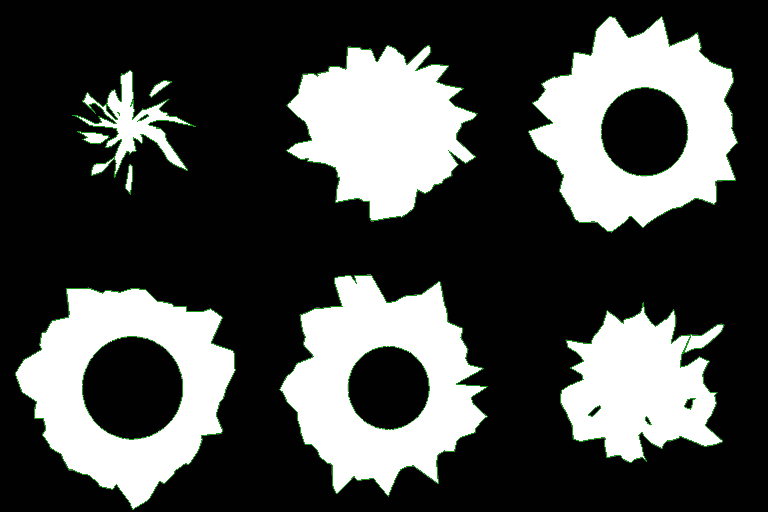

Source code (Python):
#!/usr/bin/env python

# Test vtkPolyDataToImageStencil with nested 3D surfaces and slice visualization.

# Factory overrides
import vtkmodules.vtkInteractionStyle  # noqa: F401
import vtkmodules.vtkRenderingFreeType  # noqa: F401
import vtkmodules.vtkRenderingOpenGL2  # noqa: F401

import math

from vtkmodules.vtkCommonCore import (
    VTK_UNSIGNED_CHAR,
    vtkBoxMuellerRandomSequence,
    vtkPoints,
)
from vtkmodules.vtkCommonDataModel import (
    vtkImageData,
    vtkPlane,
    vtkPolyData,
)
from vtkmodules.vtkCommonTransforms import vtkTransform
from vtkmodules.vtkFiltersCore import (
    vtkAppendPolyData,
    vtkCutter,
    vtkStripper,
    vtkTriangleFilter,
)
from vtkmodules.vtkFiltersGeneral import vtkTransformPolyDataFilter
from vtkmodules.vtkFiltersSources import vtkSphereSource
from vtkmodules.vtkImagingStencil import (
    vtkImageStencil,
    vtkPolyDataToImageStencil,
)
from vtkmodules.vtkInteractionStyle import vtkInteractorStyleImage
from vtkmodules.vtkRenderingCore import (
    vtkActor,
    vtkImageSlice,
    vtkImageSliceMapper,
    vtkPolyDataMapper,
    vtkRenderWindow,
    vtkRenderWindowInteractor,
    vtkRenderer,
)

spacing = [0.9765625, 0.9765625, 3.0]
origin = [-124.51171875, -124.51171875, -105.0]
extent = [0, 255, 0, 255, 0, 70]

# Create white 3D image
image = vtkImageData()
image.SetSpacing(spacing)
image.SetOrigin(origin)
image.SetExtent(extent)
image.AllocateScalars(VTK_UNSIGNED_CHAR, 1)
image.GetPointData().GetScalars().Fill(255)

# Sphere source
sphere_source = vtkSphereSource()
sphere_source.SetRadius(100)
sphere_source.SetPhiResolution(21)
sphere_source.SetThetaResolution(41)
sphere_source.Update()

triangle_filter = vtkTriangleFilter()
triangle_filter.SetInputConnection(sphere_source.GetOutputPort())
triangle_filter.Update()

# Add noise to sphere points
random_sequence = vtkBoxMuellerRandomSequence()
poly_data = vtkPolyData()
poly_data.DeepCopy(triangle_filter.GetOutput())
sphere_points = poly_data.GetPoints()
new_points = vtkPoints()
new_points.SetNumberOfPoints(sphere_points.GetNumberOfPoints())
for i in range(sphere_points.GetNumberOfPoints()):
    pt = list(sphere_points.GetPoint(i))
    r = math.exp(random_sequence.GetScaledValue(0.0, 0.1))
    random_sequence.Next()
    pt[0] *= r
    pt[1] *= r
    pt[2] *= r
    new_points.SetPoint(i, pt)
poly_data.SetPoints(new_points)

# Create triangle strips for second surface
stripper = vtkStripper()
stripper.SetInputConnection(triangle_filter.GetOutputPort())

transform = vtkTransform()
transform.Scale(0.49, 0.5, 0.6)
transform.Translate(9.111, -7.56, 1.0)
transform.RotateWXYZ(30, 1.0, 0.5, 0.0)

transform_filter = vtkTransformPolyDataFilter()
transform_filter.SetTransform(transform)
transform_filter.SetInputConnection(stripper.GetOutputPort())

# Append nested surfaces
append = vtkAppendPolyData()
append.SetInputData(poly_data)
append.AddInputConnection(transform_filter.GetOutputPort())

# Stencil from 3D surface
stencil_source = vtkPolyDataToImageStencil()
stencil_source.SetOutputOrigin(origin)
stencil_source.SetOutputSpacing(spacing)
stencil_source.SetOutputWholeExtent(extent)
stencil_source.SetInputConnection(append.GetOutputPort())

stencil = vtkImageStencil()
stencil.SetInputData(image)
stencil.SetStencilConnection(stencil_source.GetOutputPort())
stencil.Update()

# --- Pipeline 0: z_idx=3 ---
z_0 = 3 * spacing[2] + origin[2]

plane_0 = vtkPlane()
plane_0.SetNormal(0.0, 0.0, 1.0)
plane_0.SetOrigin(0.0, 0.0, z_0)

cutter_0 = vtkCutter()
cutter_0.SetInputConnection(append.GetOutputPort())
cutter_0.SetCutFunction(plane_0)
cutter_0.GenerateCutScalarsOff()

poly_mapper_0 = vtkPolyDataMapper()
poly_mapper_0.SetInputConnection(cutter_0.GetOutputPort())
poly_mapper_0.ScalarVisibilityOff()

poly_actor_0 = vtkActor()
poly_actor_0.SetMapper(poly_mapper_0)
poly_actor_0.GetProperty().SetDiffuse(0.0)
poly_actor_0.GetProperty().SetAmbient(1.0)
poly_actor_0.GetProperty().SetColor(0.1, 0.6, 0.1)
poly_actor_0.SetPosition(0.0, 0.0, 1.0)

slice_mapper_0 = vtkImageSliceMapper()
slice_mapper_0.SetOrientation(2)
slice_mapper_0.SetSliceNumber(3)
slice_mapper_0.SetInputConnection(stencil.GetOutputPort())

slice_actor_0 = vtkImageSlice()
slice_actor_0.GetProperty().SetColorWindow(255.0)
slice_actor_0.GetProperty().SetColorLevel(127.5)
slice_actor_0.GetProperty().SetInterpolationTypeToLinear()
slice_actor_0.SetMapper(slice_mapper_0)

# --- Pipeline 1: z_idx=14 ---
z_1 = 14 * spacing[2] + origin[2]

plane_1 = vtkPlane()
plane_1.SetNormal(0.0, 0.0, 1.0)
plane_1.SetOrigin(0.0, 0.0, z_1)

cutter_1 = vtkCutter()
cutter_1.SetInputConnection(append.GetOutputPort())
cutter_1.SetCutFunction(plane_1)
cutter_1.GenerateCutScalarsOff()

poly_mapper_1 = vtkPolyDataMapper()
poly_mapper_1.SetInputConnection(cutter_1.GetOutputPort())
poly_mapper_1.ScalarVisibilityOff()

poly_actor_1 = vtkActor()
poly_actor_1.SetMapper(poly_mapper_1)
poly_actor_1.GetProperty().SetDiffuse(0.0)
poly_actor_1.GetProperty().SetAmbient(1.0)
poly_actor_1.GetProperty().SetColor(0.1, 0.6, 0.1)
poly_actor_1.SetPosition(0.0, 0.0, 1.0)

slice_mapper_1 = vtkImageSliceMapper()
slice_mapper_1.SetOrientation(2)
slice_mapper_1.SetSliceNumber(14)
slice_mapper_1.SetInputConnection(stencil.GetOutputPort())

slice_actor_1 = vtkImageSlice()
slice_actor_1.GetProperty().SetColorWindow(255.0)
slice_actor_1.GetProperty().SetColorLevel(127.5)
slice_actor_1.GetProperty().SetInterpolationTypeToLinear()
slice_actor_1.SetMapper(slice_mapper_1)

# --- Pipeline 2: z_idx=25 ---
z_2 = 25 * spacing[2] + origin[2]

plane_2 = vtkPlane()
plane_2.SetNormal(0.0, 0.0, 1.0)
plane_2.SetOrigin(0.0, 0.0, z_2)

cutter_2 = vtkCutter()
cutter_2.SetInputConnection(append.GetOutputPort())
cutter_2.SetCutFunction(plane_2)
cutter_2.GenerateCutScalarsOff()

poly_mapper_2 = vtkPolyDataMapper()
poly_mapper_2.SetInputConnection(cutter_2.GetOutputPort())
poly_mapper_2.ScalarVisibilityOff()

poly_actor_2 = vtkActor()
poly_actor_2.SetMapper(poly_mapper_2)
poly_actor_2.GetProperty().SetDiffuse(0.0)
poly_actor_2.GetProperty().SetAmbient(1.0)
poly_actor_2.GetProperty().SetColor(0.1, 0.6, 0.1)
poly_actor_2.SetPosition(0.0, 0.0, 1.0)

slice_mapper_2 = vtkImageSliceMapper()
slice_mapper_2.SetOrientation(2)
slice_mapper_2.SetSliceNumber(25)
slice_mapper_2.SetInputConnection(stencil.GetOutputPort())

slice_actor_2 = vtkImageSlice()
slice_actor_2.GetProperty().SetColorWindow(255.0)
slice_actor_2.GetProperty().SetColorLevel(127.5)
slice_actor_2.GetProperty().SetInterpolationTypeToLinear()
slice_actor_2.SetMapper(slice_mapper_2)

# --- Pipeline 3: z_idx=36 ---
z_3 = 36 * spacing[2] + origin[2]

plane_3 = vtkPlane()
plane_3.SetNormal(0.0, 0.0, 1.0)
plane_3.SetOrigin(0.0, 0.0, z_3)

cutter_3 = vtkCutter()
cutter_3.SetInputConnection(append.GetOutputPort())
cutter_3.SetCutFunction(plane_3)
cutter_3.GenerateCutScalarsOff()

poly_mapper_3 = vtkPolyDataMapper()
poly_mapper_3.SetInputConnection(cutter_3.GetOutputPort())
poly_mapper_3.ScalarVisibilityOff()

poly_actor_3 = vtkActor()
poly_actor_3.SetMapper(poly_mapper_3)
poly_actor_3.GetProperty().SetDiffuse(0.0)
poly_actor_3.GetProperty().SetAmbient(1.0)
poly_actor_3.GetProperty().SetColor(0.1, 0.6, 0.1)
poly_actor_3.SetPosition(0.0, 0.0, 1.0)

slice_mapper_3 = vtkImageSliceMapper()
slice_mapper_3.SetOrientation(2)
slice_mapper_3.SetSliceNumber(36)
slice_mapper_3.SetInputConnection(stencil.GetOutputPort())

slice_actor_3 = vtkImageSlice()
slice_actor_3.GetProperty().SetColorWindow(255.0)
slice_actor_3.GetProperty().SetColorLevel(127.5)
slice_actor_3.GetProperty().SetInterpolationTypeToLinear()
slice_actor_3.SetMapper(slice_mapper_3)

# --- Pipeline 4: z_idx=47 ---
z_4 = 47 * spacing[2] + origin[2]

plane_4 = vtkPlane()
plane_4.SetNormal(0.0, 0.0, 1.0)
plane_4.SetOrigin(0.0, 0.0, z_4)

cutter_4 = vtkCutter()
cutter_4.SetInputConnection(append.GetOutputPort())
cutter_4.SetCutFunction(plane_4)
cutter_4.GenerateCutScalarsOff()

poly_mapper_4 = vtkPolyDataMapper()
poly_mapper_4.SetInputConnection(cutter_4.GetOutputPort())
poly_mapper_4.ScalarVisibilityOff()

poly_actor_4 = vtkActor()
poly_actor_4.SetMapper(poly_mapper_4)
poly_actor_4.GetProperty().SetDiffuse(0.0)
poly_actor_4.GetProperty().SetAmbient(1.0)
poly_actor_4.GetProperty().SetColor(0.1, 0.6, 0.1)
poly_actor_4.SetPosition(0.0, 0.0, 1.0)

slice_mapper_4 = vtkImageSliceMapper()
slice_mapper_4.SetOrientation(2)
slice_mapper_4.SetSliceNumber(47)
slice_mapper_4.SetInputConnection(stencil.GetOutputPort())

slice_actor_4 = vtkImageSlice()
slice_actor_4.GetProperty().SetColorWindow(255.0)
slice_actor_4.GetProperty().SetColorLevel(127.5)
slice_actor_4.GetProperty().SetInterpolationTypeToLinear()
slice_actor_4.SetMapper(slice_mapper_4)

# --- Pipeline 5: z_idx=58 ---
z_5 = 58 * spacing[2] + origin[2]

plane_5 = vtkPlane()
plane_5.SetNormal(0.0, 0.0, 1.0)
plane_5.SetOrigin(0.0, 0.0, z_5)

cutter_5 = vtkCutter()
cutter_5.SetInputConnection(append.GetOutputPort())
cutter_5.SetCutFunction(plane_5)
cutter_5.GenerateCutScalarsOff()

poly_mapper_5 = vtkPolyDataMapper()
poly_mapper_5.SetInputConnection(cutter_5.GetOutputPort())
poly_mapper_5.ScalarVisibilityOff()

poly_actor_5 = vtkActor()
poly_actor_5.SetMapper(poly_mapper_5)
poly_actor_5.GetProperty().SetDiffuse(0.0)
poly_actor_5.GetProperty().SetAmbient(1.0)
poly_actor_5.GetProperty().SetColor(0.1, 0.6, 0.1)
poly_actor_5.SetPosition(0.0, 0.0, 1.0)

slice_mapper_5 = vtkImageSliceMapper()
slice_mapper_5.SetOrientation(2)
slice_mapper_5.SetSliceNumber(58)
slice_mapper_5.SetInputConnection(stencil.GetOutputPort())

slice_actor_5 = vtkImageSlice()
slice_actor_5.GetProperty().SetColorWindow(255.0)
slice_actor_5.GetProperty().SetColorLevel(127.5)
slice_actor_5.GetProperty().SetInterpolationTypeToLinear()
slice_actor_5.SetMapper(slice_mapper_5)

# Renderers (3x2 grid)
renderer_0 = vtkRenderer()
renderer_0.SetViewport(0.0, 0.5, 1.0 / 3.0, 1.0)
renderer_0.AddViewProp(slice_actor_0)
renderer_0.AddViewProp(poly_actor_0)

renderer_1 = vtkRenderer()
renderer_1.SetViewport(1.0 / 3.0, 0.5, 2.0 / 3.0, 1.0)
renderer_1.AddViewProp(slice_actor_1)
renderer_1.AddViewProp(poly_actor_1)

renderer_2 = vtkRenderer()
renderer_2.SetViewport(2.0 / 3.0, 0.5, 1.0, 1.0)
renderer_2.AddViewProp(slice_actor_2)
renderer_2.AddViewProp(poly_actor_2)

renderer_3 = vtkRenderer()
renderer_3.SetViewport(0.0, 0.0, 1.0 / 3.0, 0.5)
renderer_3.AddViewProp(slice_actor_3)
renderer_3.AddViewProp(poly_actor_3)

renderer_4 = vtkRenderer()
renderer_4.SetViewport(1.0 / 3.0, 0.0, 2.0 / 3.0, 0.5)
renderer_4.AddViewProp(slice_actor_4)
renderer_4.AddViewProp(poly_actor_4)

renderer_5 = vtkRenderer()
renderer_5.SetViewport(2.0 / 3.0, 0.0, 1.0, 0.5)
renderer_5.AddViewProp(slice_actor_5)
renderer_5.AddViewProp(poly_actor_5)

# Render window
render_window = vtkRenderWindow()
render_window.AddRenderer(renderer_0)
render_window.AddRenderer(renderer_1)
render_window.AddRenderer(renderer_2)
render_window.AddRenderer(renderer_3)
render_window.AddRenderer(renderer_4)
render_window.AddRenderer(renderer_5)
render_window.SetSize(256 * 3, 256 * 2)
render_window.SetWindowName("stencil with polydata surface")

# Scene
camera_0 = renderer_0.GetActiveCamera()
camera_0.ParallelProjectionOn()
camera_0.SetParallelScale(0.5 * spacing[1] * (extent[3] - extent[2]))
camera_0.SetFocalPoint(0.0, 0.0, z_0)
camera_0.SetPosition(0.0, 0.0, z_0 + 10.0)
camera_0.SetViewUp(0.0, 1.0, 0.0)
camera_0.SetClippingRange(5.0, 15.0)

camera_1 = renderer_1.GetActiveCamera()
camera_1.ParallelProjectionOn()
camera_1.SetParallelScale(0.5 * spacing[1] * (extent[3] - extent[2]))
camera_1.SetFocalPoint(0.0, 0.0, z_1)
camera_1.SetPosition(0.0, 0.0, z_1 + 10.0)
camera_1.SetViewUp(0.0, 1.0, 0.0)
camera_1.SetClippingRange(5.0, 15.0)

camera_2 = renderer_2.GetActiveCamera()
camera_2.ParallelProjectionOn()
camera_2.SetParallelScale(0.5 * spacing[1] * (extent[3] - extent[2]))
camera_2.SetFocalPoint(0.0, 0.0, z_2)
camera_2.SetPosition(0.0, 0.0, z_2 + 10.0)
camera_2.SetViewUp(0.0, 1.0, 0.0)
camera_2.SetClippingRange(5.0, 15.0)

camera_3 = renderer_3.GetActiveCamera()
camera_3.ParallelProjectionOn()
camera_3.SetParallelScale(0.5 * spacing[1] * (extent[3] - extent[2]))
camera_3.SetFocalPoint(0.0, 0.0, z_3)
camera_3.SetPosition(0.0, 0.0, z_3 + 10.0)
camera_3.SetViewUp(0.0, 1.0, 0.0)
camera_3.SetClippingRange(5.0, 15.0)

camera_4 = renderer_4.GetActiveCamera()
camera_4.ParallelProjectionOn()
camera_4.SetParallelScale(0.5 * spacing[1] * (extent[3] - extent[2]))
camera_4.SetFocalPoint(0.0, 0.0, z_4)
camera_4.SetPosition(0.0, 0.0, z_4 + 10.0)
camera_4.SetViewUp(0.0, 1.0, 0.0)
camera_4.SetClippingRange(5.0, 15.0)

camera_5 = renderer_5.GetActiveCamera()
camera_5.ParallelProjectionOn()
camera_5.SetParallelScale(0.5 * spacing[1] * (extent[3] - extent[2]))
camera_5.SetFocalPoint(0.0, 0.0, z_5)
camera_5.SetPosition(0.0, 0.0, z_5 + 10.0)
camera_5.SetViewUp(0.0, 1.0, 0.0)
camera_5.SetClippingRange(5.0, 15.0)

# Interactor
interactor = vtkRenderWindowInteractor()
interactor.SetRenderWindow(render_window)
interactor_style_image = vtkInteractorStyleImage()
interactor.SetInteractorStyle(interactor_style_image)

interactor.Initialize()
interactor.Start()
